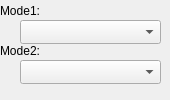
       <widget class="QWidget" name="sw9293_cb">
        <widget class="QWidget" name="w93" native="true">
         <property name="geometry">
          <rect>
           <x>0</x>
           <y>40</y>
           <width>161</width>
           <height>51</height>
          </rect>
         </property>
         <widget class="QLabel" name="l93">
          <property name="geometry">
           <rect>
            <x>0</x>
            <y>0</y>
            <width>161</width>
            <height>21</height>
           </rect>
          </property>
          <property name="text">
           <string>Mode2:</string>
          </property>
         </widget>
         <widget class="QComboBox" name="c93">
          <property name="geometry">
           <rect>
            <x>20</x>
            <y>20</y>
            <width>141</width>
            <height>24</height>
           </rect>
          </property>
         </widget>
        </widget>
        <widget class="QWidget" name="w92" native="true">
         <property name="geometry">
          <rect>
           <x>0</x>
           <y>0</y>
           <width>161</width>
           <height>51</height>
          </rect>
         </property>
         <widget class="QComboBox" name="c92">
          <property name="geometry">
           <rect>
            <x>20</x>
            <y>20</y>
            <width>141</width>
            <height>24</height>
           </rect>
          </property>
         </widget>
         <widget class="QLabel" name="l92">
          <property name="geometry">
           <rect>
            <x>0</x>
            <y>0</y>
            <width>161</width>
            <height>21</height>
           </rect>
          </property>
          <property name="text">
           <string>Mode1:</string>
          </property>
         </widget>
        </widget>
        <zorder>w92</zorder>
        <zorder>w93</zorder>
       </widget>
